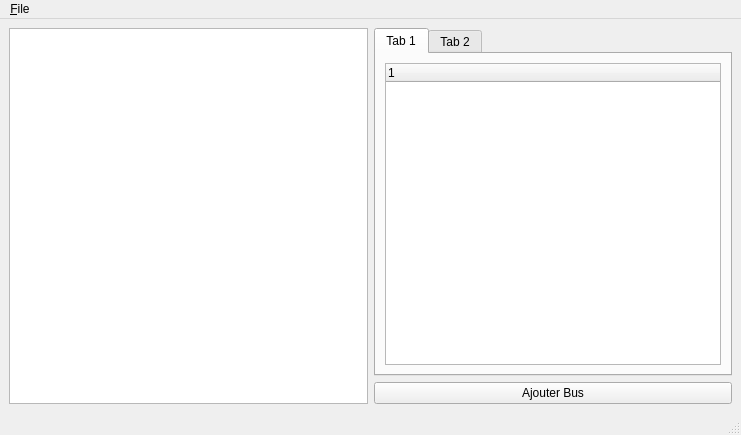
<ui version="4.0" >
 <class>MainDlg</class>
 <widget class="QMainWindow" name="MainDlg" >
  <property name="geometry" >
   <rect>
    <x>0</x>
    <y>0</y>
    <width>741</width>
    <height>435</height>
   </rect>
  </property>
  <property name="windowTitle" >
   <string>MainWindow</string>
  </property>
  <widget class="QWidget" name="centralwidget" >
   <layout class="QGridLayout" >
    <property name="margin" >
     <number>9</number>
    </property>
    <property name="spacing" >
     <number>6</number>
    </property>
    <item row="1" column="1" >
     <widget class="QPushButton" name="pushButton" >
      <property name="text" >
       <string>Ajouter Bus</string>
      </property>
     </widget>
    </item>
    <item row="0" column="1" >
     <widget class="QTabWidget" name="tabWidget" >
      <property name="currentIndex" >
       <number>0</number>
      </property>
      <widget class="QWidget" name="tab" >
       <attribute name="title" >
        <string>Tab 1</string>
       </attribute>
       <layout class="QGridLayout" >
        <property name="margin" >
         <number>9</number>
        </property>
        <property name="spacing" >
         <number>6</number>
        </property>
        <item row="0" column="0" >
         <widget class="QTreeWidget" name="treeWidget" />
        </item>
       </layout>
      </widget>
      <widget class="QWidget" name="tab_2" >
       <attribute name="title" >
        <string>Tab 2</string>
       </attribute>
      </widget>
     </widget>
    </item>
    <item rowspan="2" row="0" column="0" >
     <widget class="QGraphicsView" name="map" />
    </item>
   </layout>
  </widget>
  <widget class="QMenuBar" name="menubar" >
   <property name="geometry" >
    <rect>
     <x>0</x>
     <y>0</y>
     <width>741</width>
     <height>28</height>
    </rect>
   </property>
   <widget class="QMenu" name="menu_File" >
    <property name="title" >
     <string>&amp;File</string>
    </property>
    <addaction name="action_Quit" />
   </widget>
   <addaction name="menu_File" />
  </widget>
  <widget class="QStatusBar" name="statusbar" />
  <action name="action_Quit" >
   <property name="text" >
    <string>&amp;Quit</string>
   </property>
  </action>
 </widget>
 <resources/>
 <connections/>
</ui>
